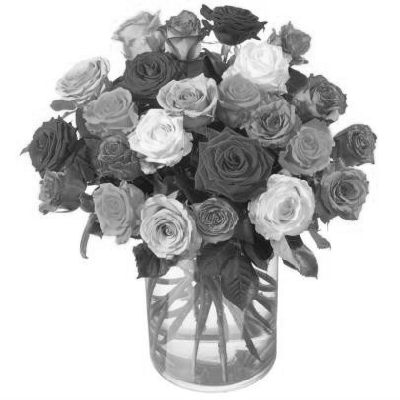
#> input picture lab03/initial data/roze.png, 400 x 400 px, found by its file name
$ python otsu_3.py
#> lines starting #> are read from the running program, lines starting #| are printed output that depends on the picture; after the words box and inside, x2 and y2 are one past the last pixel; in counts of white or black regions, pixels touching at a corner belong together
#> further down, image is the input picture: PIL image 400x400 L; min 15, max 255, mean 191.3
from PIL import Image
import numpy as np

def pad_with_reflection(image_array, pad_size):
    """ Odbicie lustrzane dla pikseli na krawędziach obrazu. """
#> called with pad_size = 5
    return np.pad(image_array, pad_size, mode='reflect')
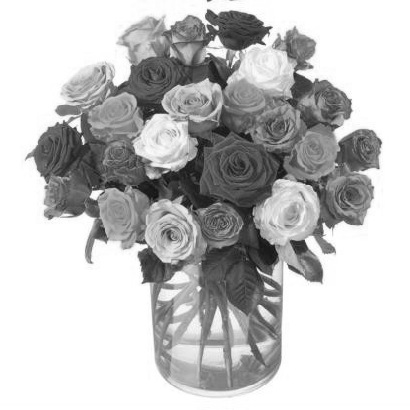
#> returned value: shape (410, 410); min 15, max 255, mean 194.3

def otsu_threshold(window):
    """ Oblicza próg Otsu dla danego okna obrazu. """
    hist, _ = np.histogram(window, bins=256, range=(0, 255))
    total_pixels = window.size
    best_threshold = 0
    max_variance = 0
    sum_total = np.dot(np.arange(256), hist)
    sum_background = 0
    weight_background = 0
    weight_foreground = 0

    for t in range(256):
        weight_background += hist[t]
        if weight_background == 0:
            continue
        weight_foreground = total_pixels - weight_background
        if weight_foreground == 0:
            break
        sum_background += t * hist[t]
        mean_background = sum_background / weight_background
        mean_foreground = (sum_total - sum_background) / weight_foreground
        variance_between = weight_background * weight_foreground * (mean_background - mean_foreground) ** 2
        if variance_between > max_variance:
            max_variance = variance_between
            best_threshold = t
    return best_threshold

def local_otsu_thresholding(image_array, window_size=11):
    """ Stosuje lokalne progowanie Otsu dla każdego piksela obrazu. """
    pad_size = window_size // 2
    padded_image = pad_with_reflection(image_array, pad_size)
    binary_result = np.zeros_like(image_array, dtype=np.uint8)

    for i in range(image_array.shape[0]):
        for j in range(image_array.shape[1]):
            window = padded_image[i:i + window_size, j:j + window_size]
            threshold = otsu_threshold(window)
            binary_result[i, j] = 255 if image_array[i, j] > threshold else 0
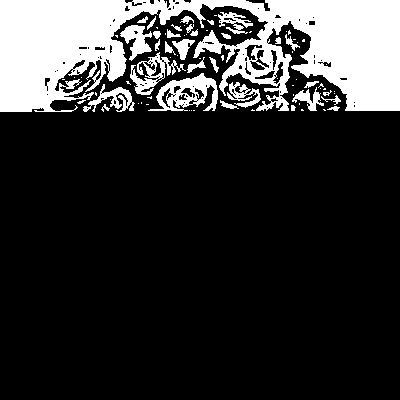
#> binary_result: shape (400, 400); 19.8% white; 79 white regions (47 under 20 px), largest, box (x1, y1, x2, y2) and area: (0, 0, 400, 112) 26095, (148, 73, 218, 111) 1259, (130, 52, 186, 95) 791

    return binary_result

# 1. Wczytaj obraz
image = Image.open("roze.png").convert("L")  # Konwersja do skali szarości
image_array = np.array(image)

# 2. Zastosuj lokalne progowanie metodą Otsu
#> (the run stopped early here; a loop or call above may not have finished)
